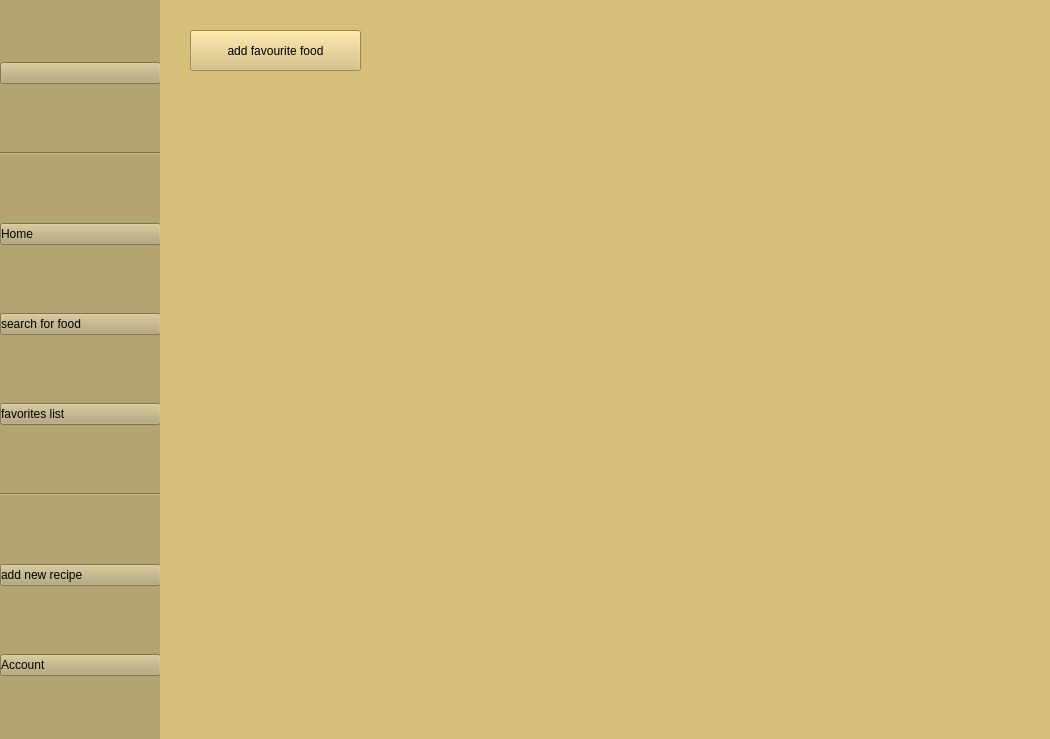
<?xml version="1.0" encoding="UTF-8"?>
<ui version="4.0">
 <class>MainWindow</class>
 <widget class="QMainWindow" name="MainWindow">
  <property name="geometry">
   <rect>
    <x>0</x>
    <y>0</y>
    <width>1050</width>
    <height>739</height>
   </rect>
  </property>
  <property name="minimumSize">
   <size>
    <width>650</width>
    <height>450</height>
   </size>
  </property>
  <property name="maximumSize">
   <size>
    <width>1050</width>
    <height>750</height>
   </size>
  </property>
  <property name="windowTitle">
   <string>MainWindow</string>
  </property>
  <widget class="QWidget" name="centralwidget">
   <widget class="QWidget" name="widget" native="true">
    <property name="geometry">
     <rect>
      <x>0</x>
      <y>0</y>
      <width>161</width>
      <height>741</height>
     </rect>
    </property>
    <property name="minimumSize">
     <size>
      <width>121</width>
      <height>651</height>
     </size>
    </property>
    <property name="maximumSize">
     <size>
      <width>161</width>
      <height>741</height>
     </size>
    </property>
    <property name="styleSheet">
     <string notr="true">background:#B3A472</string>
    </property>
    <layout class="QVBoxLayout" name="verticalLayout">
     <item>
      <widget class="QPushButton" name="pushButton_6">
       <property name="text">
        <string/>
       </property>
      </widget>
     </item>
     <item>
      <widget class="Line" name="line_2">
       <property name="orientation">
        <enum>Qt::Horizontal</enum>
       </property>
      </widget>
     </item>
     <item>
      <widget class="QPushButton" name="pushButton">
       <property name="styleSheet">
        <string notr="true">text-align: left;</string>
       </property>
       <property name="text">
        <string>Home</string>
       </property>
       <property name="icon">
        <iconset>
         <normaloff>../accets/icon/icons8-home-50.png</normaloff>../accets/icon/icons8-home-50.png</iconset>
       </property>
      </widget>
     </item>
     <item>
      <widget class="QPushButton" name="pushButton_2">
       <property name="styleSheet">
        <string notr="true">text-align: left;</string>
       </property>
       <property name="text">
        <string>search for food</string>
       </property>
       <property name="icon">
        <iconset>
         <normaloff>../accets/icon/icons8-search-50.png</normaloff>../accets/icon/icons8-search-50.png</iconset>
       </property>
      </widget>
     </item>
     <item>
      <widget class="QPushButton" name="pushButton_3">
       <property name="styleSheet">
        <string notr="true">text-align: left;</string>
       </property>
       <property name="text">
        <string>favorites list</string>
       </property>
       <property name="icon">
        <iconset>
         <normaloff>../accets/icon/icons8-book-50 (1).png</normaloff>../accets/icon/icons8-book-50 (1).png</iconset>
       </property>
      </widget>
     </item>
     <item>
      <widget class="Line" name="line">
       <property name="orientation">
        <enum>Qt::Horizontal</enum>
       </property>
      </widget>
     </item>
     <item>
      <widget class="QPushButton" name="pushButton_4">
       <property name="styleSheet">
        <string notr="true">text-align: left;</string>
       </property>
       <property name="text">
        <string>add new recipe</string>
       </property>
       <property name="icon">
        <iconset>
         <normaloff>../accets/icon/icons8-plus-50.png</normaloff>../accets/icon/icons8-plus-50.png</iconset>
       </property>
      </widget>
     </item>
     <item>
      <widget class="QPushButton" name="pushButton_5">
       <property name="styleSheet">
        <string notr="true">text-align: left;</string>
       </property>
       <property name="text">
        <string>Account</string>
       </property>
       <property name="icon">
        <iconset>
         <normaloff>../accets/icon/icons8-account-50.png</normaloff>../accets/icon/icons8-account-50.png</iconset>
       </property>
      </widget>
     </item>
    </layout>
   </widget>
   <widget class="QWidget" name="widget_2" native="true">
    <property name="geometry">
     <rect>
      <x>160</x>
      <y>0</y>
      <width>891</width>
      <height>950</height>
     </rect>
    </property>
    <property name="minimumSize">
     <size>
      <width>750</width>
      <height>950</height>
     </size>
    </property>
    <property name="maximumSize">
     <size>
      <width>891</width>
      <height>651</height>
     </size>
    </property>
    <property name="styleSheet">
     <string notr="true">background:#D6BF78</string>
    </property>
    <widget class="QPushButton" name="pushButton_7">
     <property name="geometry">
      <rect>
       <x>30</x>
       <y>30</y>
       <width>171</width>
       <height>41</height>
      </rect>
     </property>
     <property name="text">
      <string>add favourite food</string>
     </property>
     <property name="icon">
      <iconset>
       <normaloff>../accets/icon/icons8-plus-50.png</normaloff>../accets/icon/icons8-plus-50.png</iconset>
     </property>
    </widget>
   </widget>
  </widget>
 </widget>
 <resources/>
 <connections/>
</ui>
